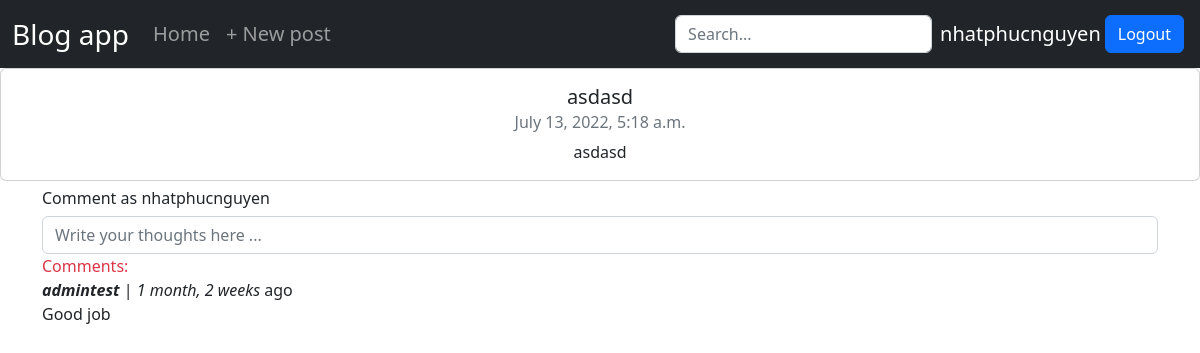
The app's page /post_list/9/ (signed in) with its own data.
### base/models.py (models this page shows, shortened)
class Post(models.Model):
    topic = models.ForeignKey(Topic,null=True,on_delete=models.SET_NULL)
    title = models.CharField(max_length=150)
    body = models.TextField()
    author = models.ForeignKey(
        User,
        on_delete= models.CASCADE,
    )
    timeUpdated = models.DateTimeField(auto_now_add=True)
    timeCreated = models.DateTimeField(auto_created=True,auto_now_add=True)
    class Meta:
        ordering = ('-timeUpdated','-timeCreated')

class Comment(models.Model):
    post = models.ForeignKey(
        Post,
        on_delete=models.CASCADE,
        related_name='comments'
    )
    author = models.ForeignKey(
        User,
        on_delete=models.CASCADE,
    )
    body = models.TextField(max_length=250)
    timeCreated = models.DateTimeField(auto_created=True,auto_now_add=True)
    class Meta:
        ordering = ('-timeCreated',)

### base/views.py (the view, shortened to what this page needs)
# urls.py: path('post_list/<str:pk>/',views.post_detail,name='post_details'),
def post_detail(request,pk):
    post = Post.objects.get(id=pk)
    post_comments = post.comments.all()
    context = {'post':post,'comments':post_comments}
    return render(request,'base/post_details.html',context)

### base/templates/base/post_details.html (shortened to what this page needs)
{% extends 'base.html' %}
{% block content %}
    <div class="card" style="width: 100%;">
        <div class="card-body text-center">
            <h5 class="card-title">{{post.title}}</h5>
            <h6 class="card-subtitle mb-2 text-muted">{{post.timeCreated}}</h6>
            <p class="card-text">{{post.body}}</p>
        </div>
    </div>
    {% if user.is_authenticated %}
    <div class="comment-form container mt-2">
        <h6>Comment as {{user.username}}</h6>
        <form action="" method="POST">
            <input type="text" class="form-control" name="body" placeholder="Write your thoughts here ...">
        </form>
    </div>
    {% endif %}
    <div class="comment-container container">
        <span class="text-danger">Comments: </span>
            {% for comment in comments %}
                <p><span class="fst-italic fw-bold">{{comment.author}}</span> | <span class="fst-italic">{{comment.timeCreated|timesince}}</span> ago<br>
                {{comment.body}}
                </p>
            {% endfor %}
    </div>
{% endblock %}

### templates/navbar.html (shortened to what this page needs)
<nav class="navbar navbar-expand-lg navbar-dark bg-dark">
    <div class="container-fluid">
        <a class="navbar-brand fs-3" href="#">Blog app</a>
        <div class="collapse navbar-collapse fs-5" id="navbarNav">
            <ul class="navbar-nav me-auto mb-2 mb-lg-0">
                <li class="nav-item">
                    <a class="nav-link" href="{% url 'post_list' %}">Home</a>
                </li>
                {% if request.user.is_authenticated %}
                <li class="nav-item">
                    <a class="nav-link " href="{% url 'post_create' %}">+ New post</a>
                </li>
                {% endif %}
            </ul>
            <div class="d-flex p-1 justify-content-end">
                <form class="d-flex" role="search" method="GET" action="{% url 'post_list' %}">
                    <input class="form-control me-2" name="q" type="search" placeholder="Search..." aria-label="Search">
                </form>
                {% if request.user.is_authenticated %}
                    <span class="text-white fs-5 mt-1">{{user.username}}</span>
                    <a class="btn btn-primary ms-1" href="{% url 'logout' %}">Logout</a>
                {% else %}
                    <a class="btn btn-secondary ms-1" href="{% url 'login' %}">Login</a>
                    <a class="btn btn-primary ms-1" href="{% url 'signup' %}">Signup</a>
                {% endif %}
            </div>
        </div>
    </div>
</nav>

### records on screen
Post: title "asdasd", timeCreated "July 13, 2022, 5:18 a.m.", body "asdasd"
Comment: author "admintest", timeCreated "1 month, 2 weeks", body "Good job"

### other values on screen
{{ user.username }} "nhatphucnguyen"
